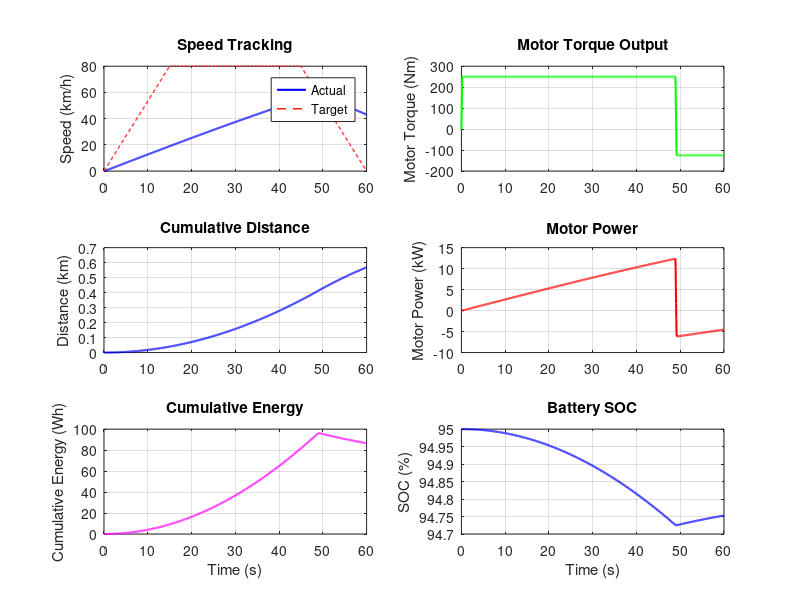

The MATLAB script that drew this image:
%% 简单电动汽车动力学仿真
% MATLAB R2016b 兼容
% 包含：电机转矩特性 + 纵向动力学 + 能耗估算

clear; clc; close all;

%% 车辆参数
m  = 1600;       % 整车质量 [kg]
Cd = 0.28;       % 风阻系数
Af = 2.1;        % 迎风面积 [m^2]
rho = 1.225;     % 空气密度 [kg/m^3]
f  = 0.012;      % 滚动阻力系数
g  = 9.81;       % 重力加速度 [m/s^2]
rw = 0.33;       % 车轮半径 [m]

%% 电机参数（永磁同步电机简化模型）
P_max  = 100000; % 峰值功率 [W]
T_max  = 250;    % 峰值转矩 [Nm]
n_base = 3800;   % 基速 [rpm]（恒转矩区上限）
n_max  = 9000;   % 最高转速 [rpm]
eta_motor = 0.90; % 电机平均效率

%% 电池参数
V_bat = 350;     % 电池标称电压 [V]
Q_bat = 100;     % 电池容量 [Ah]
SOC_init = 0.95; % 初始 SOC

%% 仿真设置
dt = 0.05;       % 步长 [s]
T  = 60;         % 总仿真时间 [s]
t  = 0:dt:T;
n  = length(t);

%% 目标车速曲线（加速-匀速-减速）- 向量化
V_CRUISE = 80 / 3.6;          % 巡航速度 [m/s]
T_ACCEL = 15; T_CRUISE = 45;  % 时间节点 [s]
v_target = V_CRUISE * min(t / T_ACCEL, 1) ...
         .* (t <= T_CRUISE) ...
         + V_CRUISE * max(1 - (t - T_CRUISE) / T_ACCEL, 0) ...
           .* (t > T_CRUISE);

%% 仿真
v = zeros(1, n);     % 实际车速 [m/s]
s = zeros(1, n);     % 位移 [m]
T_m = zeros(1, n);   % 电机转矩 [Nm]
P_m = zeros(1, n);   % 电机功率 [W]
E_cons = zeros(1, n);% 累计能耗 [Wh]
SOC = SOC_init * ones(1, n);

for i = 2:n
    % 简单驾驶员模型：PID 跟踪目标车速
    v_err = v_target(i-1) - v(i-1);
    a_req = 2.0 * v_err;  % P 控制
    a_req = max(-3, min(3, a_req));  % 限制加速度范围

    % 阻力
    F_air = 0.5 * rho * Cd * Af * v(i-1)^2;
    F_roll = f * m * g;
    F_resist = F_air + F_roll;

    % 需求驱动力
    F_req = m * a_req + F_resist;

    % 电机转矩限制
    motor_rpm = v(i-1) * 60 / (2 * pi * rw);
    if motor_rpm <= n_base
        T_avail = T_max;  % 恒转矩区
    else
        T_avail = T_max * n_base / motor_rpm;  % 恒功率区
    end
    T_avail = max(0, T_avail);

    T_wheel = F_req * rw;
    T_wheel = max(-T_avail*0.5, min(T_avail, T_wheel));  % 限制在电机能力内
    T_m(i) = T_wheel;

    % 车辆动力学
    F_trac = T_wheel / rw;
    a = (F_trac - F_resist) / m;
    v(i) = v(i-1) + a * dt;
    v(i) = max(0, v(i));
    s(i) = s(i-1) + v(i) * dt;

    % 功率和能耗
    P_m(i) = T_m(i) * (motor_rpm * 2 * pi / 60);
    if P_m(i) > 0
        P_bat = P_m(i) / eta_motor;
    else
        P_bat = P_m(i) * 0.6;  % 回馈制动（简化）
    end
    E_cons(i) = E_cons(i-1) + P_bat * dt / 3600;  % Wh

    SOC(i) = SOC(i-1) - P_bat * dt / (V_bat * Q_bat * 3600);
end

%% 绘图
figure('Position', [100 100, 900, 650]);

subplot(3,2,1);
plot(t, v*3.6, 'b-', 'LineWidth', 1.5); hold on;
plot(t, v_target*3.6, 'r--', 'LineWidth', 1);
ylabel('Speed (km/h)'); grid on;
legend('Actual', 'Target', 'Location', 'best');
title('Speed Tracking');

subplot(3,2,2);
plot(t, T_m, 'g-', 'LineWidth', 1.5);
ylabel('Motor Torque (Nm)'); grid on;
title('Motor Torque Output');

subplot(3,2,3);
plot(t, s/1000, 'b-', 'LineWidth', 1.5);
ylabel('Distance (km)'); grid on;
title('Cumulative Distance');

subplot(3,2,4);
plot(t, P_m/1000, 'r-', 'LineWidth', 1.5);
ylabel('Motor Power (kW)'); grid on;
title('Motor Power');

subplot(3,2,5);
plot(t, E_cons, 'm-', 'LineWidth', 1.5);
xlabel('Time (s)'); ylabel('Cumulative Energy (Wh)'); grid on;
title('Cumulative Energy');

subplot(3,2,6);
plot(t, SOC*100, 'b-', 'LineWidth', 1.5);
xlabel('Time (s)'); ylabel('SOC (%)'); grid on;
title('Battery SOC');

%% 输出
fprintf('===== Simulation Results =====\n');
fprintf('Max speed: %.1f km/h\n', max(v)*3.6);
fprintf('Total distance: %.2f km\n', s(end)/1000);
fprintf('Cumulative energy: %.1f Wh\n', E_cons(end));
fprintf('Energy consumption: %.1f kWh/100km\n', E_cons(end) / (s(end)/1000) / 10);
fprintf('Remaining SOC: %.1f%%\n', SOC(end)*100);
fprintf('Estimated range: %.0f km\n', s(end) * SOC_init / (SOC_init - SOC(end) + 0.001));
